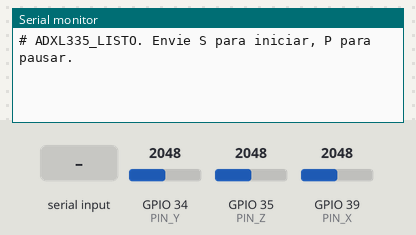
Bench run of a sketch on a simulated ESP32. Shown: the last lines printed to the serial monitor. The inputs (shaded band) are chosen by the test bench; at power-on: GPIO 34 (PIN_Y) = 2048, GPIO 35 (PIN_Z) = 2048, GPIO 39 (PIN_X) = 2048 (analog values on the 0–4095 scale).

Above: at 1.2 s.
1.3 s: "S" received over Serial
At 2.3 s:
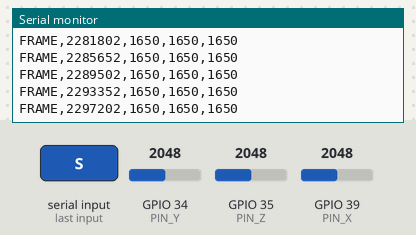
2.8 s: "?" received over Serial
4.3 s: GPIO 34 (PIN_Y) set to 2866
At 5.2 s:
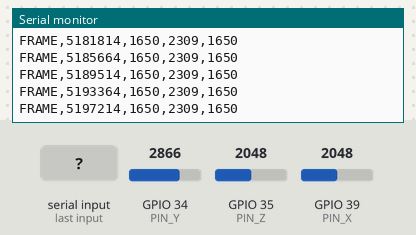
5.8 s: GPIO 35 (PIN_Z) set to 2866
At 6.9 s:
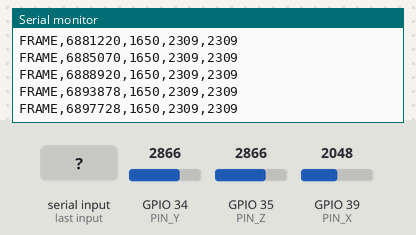
7.3 s: GPIO 39 (PIN_X) set to 2866
At 8.2 s:
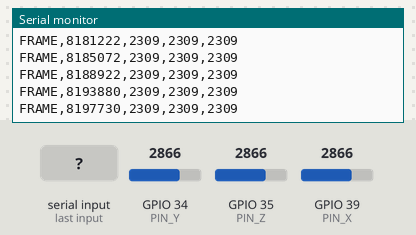
8.8 s: GPIO 34 (PIN_Y) set to 3603
At 9.7 s:
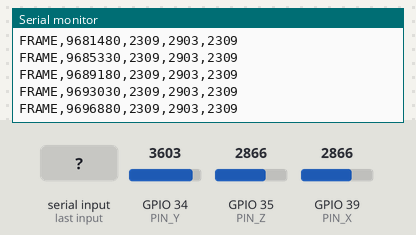
Timing chart, 0 to 11.3 s (numbered marks = the images above; inputs shaded):
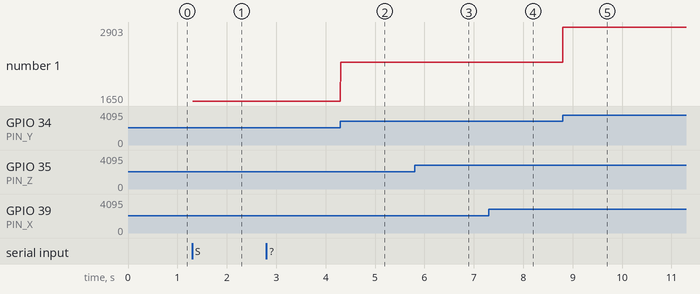

The sketch:

ESP32_ADXL335_Serial_250Hz.ino
```cpp
/* INTERFAZ-IA · Semana 12 · Monitor de aceleración 3 ejes
   ESP32 clásico DOIT DEVKIT V1, ADXL335 en GPIO39/34/35 (ADC1).
   Las tres conversiones son secuenciales, NO simultáneas.
   Protocolo: FRAME,micros,X_mV,Y_mV,Z_mV\n a 115200 bps.
   Comandos por serial: S = transmitir, P = pausar, ? = estado.
   Frecuencia objetivo 250 tramas/s. Medir la tasa efectiva en el PC.
   ADVERTENCIA: alimentación ADXL335 según placa GY-61, GND común y
   ninguna entrada ADC fuera del rango permitido de la placa.
*/
const int PIN_X=39, PIN_Y=34, PIN_Z=35;
const uint32_t PERIODO_US=4000; // 250 Hz
uint32_t siguiente=0;
bool transmitiendo=false;
void setup(){
  Serial.begin(115200);
  analogReadResolution(12);
  analogSetPinAttenuation(PIN_X,ADC_11db);
  analogSetPinAttenuation(PIN_Y,ADC_11db);
  analogSetPinAttenuation(PIN_Z,ADC_11db);
  siguiente=micros()+PERIODO_US;
  Serial.println("# ADXL335_LISTO. Envie S para iniciar, P para pausar.");
}
void loop(){
  while(Serial.available()){
    char c=(char)Serial.read();
    if(c=='S'||c=='s'){transmitiendo=true;siguiente=micros()+PERIODO_US;}
    if(c=='P'||c=='p'){transmitiendo=false;}
    if(c=='?'){Serial.println(transmitiendo?"# STREAM_ON":"# STREAM_OFF");}
  }
  if(!transmitiendo) { delay(1); return; }
  uint32_t ahora=micros();
  if((int32_t)(ahora-siguiente)<0)return;
  siguiente+=PERIODO_US;
  if((int32_t)(micros()-siguiente)>0){ siguiente=micros()+PERIODO_US; }
  uint32_t marca=micros();
  // Las conversiones son consecutivas. No confundir con ADC simultáneo.
  int x=analogReadMilliVolts(PIN_X);
  int y=analogReadMilliVolts(PIN_Y);
  int z=analogReadMilliVolts(PIN_Z);
  Serial.printf("FRAME,%lu,%d,%d,%d\n",(unsigned long)marca,x,y,z);
}
```

Measured:
- after the input at 1.3 s, the serial monitor: prints a new line at once (image 1)
